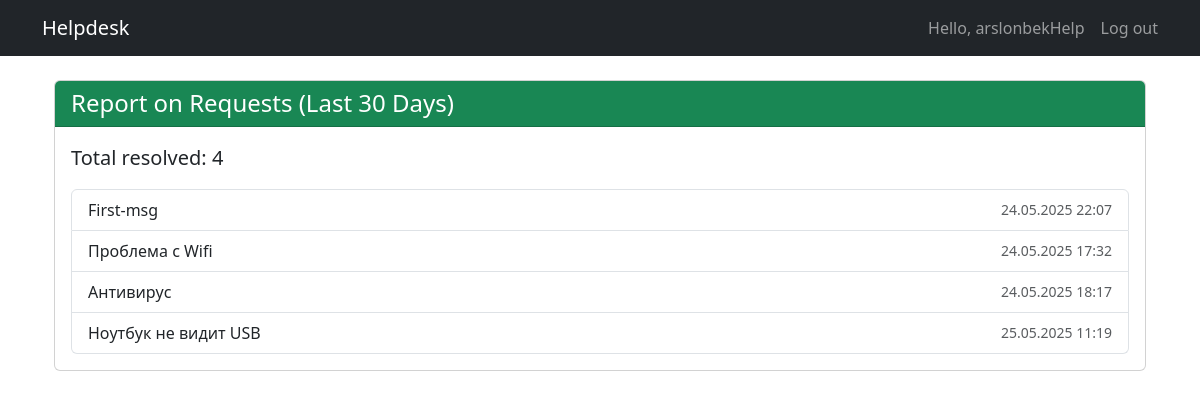
The page /tickets/report/ (signed in) on the database its author committed.
### tickets/models.py (models this page shows, shortened)
class Ticket(models.Model):
    STATUS_CHOICES = (
        ('open', 'Open'),
        ('in_progress', 'In_progress'),
        ('resolved', 'Resolved'),
        ('closed', 'Closed'),
    )
    user = models.ForeignKey(User, on_delete=models.CASCADE)
    title = models.CharField(max_length=255)
    description = models.TextField()
    status = models.CharField(max_length=20, choices=STATUS_CHOICES, default='open')
    created_at = models.DateTimeField(auto_now_add=True)

### tickets/views.py (the view)
# urls.py: path('tickets/report/', views.report_view, name='ticket_report'),
def report_view(request):
    last_30_days = now() - timedelta(days=30)
    resolved_tickets = Ticket.objects.filter(status='resolved', created_at__gte=last_30_days)
    total_resolved = resolved_tickets.count()
    return render(request, 'tickets/report.html', {
        'resolved_tickets': resolved_tickets,
        'total_resolved': total_resolved
    })

### tickets/templates/tickets/report.html (shortened to what this page needs)
{% extends "base.html" %}
{% block content %}
<div class="container mt-4">
  <div class="card">
    <div class="card-header bg-success text-white">
      <h4 class="mb-0">Report on Requests (Last 30 Days)</h4>
    </div>
    <div class="card-body">
      <p class="lead">Total resolved: <strong>{{ total_resolved }}</strong></p>
      {% if resolved_tickets %}
        <ul class="list-group">
          {% for ticket in resolved_tickets %}
            <li class="list-group-item d-flex justify-content-between align-items-center">
              <span>{{ ticket.title }}</span>
              <small class="text-muted">{{ ticket.created_at|date:"d.m.Y H:i" }}</small>
            </li>
          {% endfor %}
        </ul>
      {% else %}
        <p class="text-muted">No resolved requests in the last 30 days.</p>
      {% endif %}
    </div>
  </div>
</div>
{% endblock %}

### tickets/templates/base.html (shortened to what this page needs)
<!DOCTYPE html>
<html lang="en">
<head>
    <link href="https://cdn.jsdelivr.net/npm/bootstrap@5.3.0/dist/css/bootstrap.min.css" rel="stylesheet">
</head>
<body>
<nav class="navbar navbar-expand-lg navbar-dark bg-dark mb-4">
    <div class="container">
        <a class="navbar-brand" href="/">Helpdesk</a>
        <div class="collapse navbar-collapse">
            <ul class="navbar-nav ms-auto">
                {% if user.is_authenticated %}
                    <li class="nav-item">
                        <span class="navbar-text me-3">Hello, {{ user.username }}</span>
                    </li>
                    <li class="nav-item">
                        <form method="post" action="{% url 'logout' %}">
                            <button type="submit" class="nav-link btn btn-link" style="padding: 0; margin: 0;">Log out</button>
                        </form>
                    </li>
                {% else %}
                    <li class="nav-item">
                        <a class="nav-link" href="{% url 'login' %}">Log In</a>
                    </li>
                {% endif %}
            </ul>
        </div>
    </div>
</nav>
<div class="container">
    {% block content %}{% endblock %}
</div>
</body>
</html>

### rows shown on the page
Ticket: title "First-msg", created_at "24.05.2025 22:07"
Ticket: title "Проблема с Wifi", created_at "24.05.2025 17:32"
Ticket: title "Антивирус", created_at "24.05.2025 18:17"
Ticket: title "Ноутбук не видит USB", created_at "25.05.2025 11:19"

### other values the page prints
{{ user.username }} "arslonbekHelp"
{{ total_resolved }} "4"
